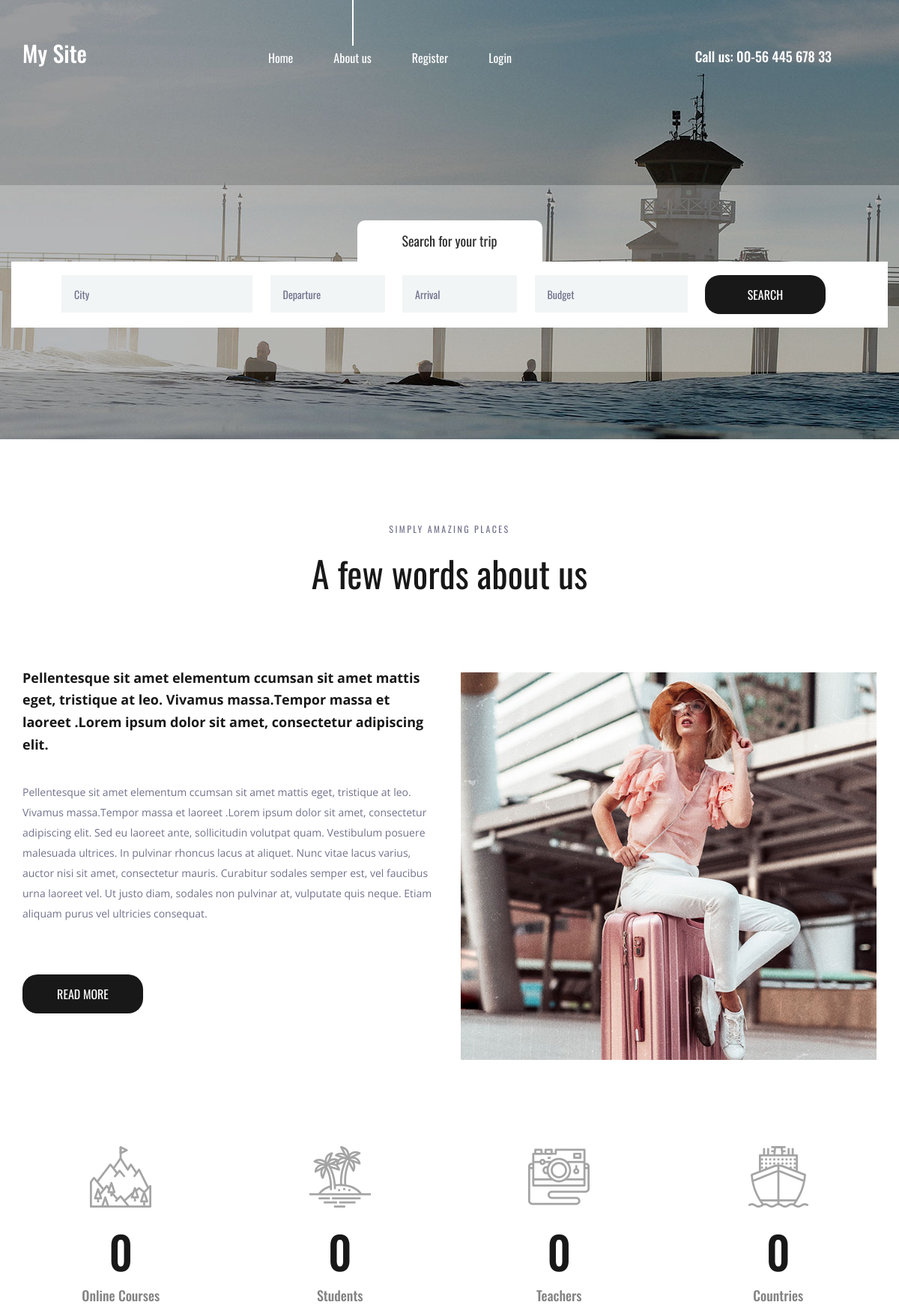
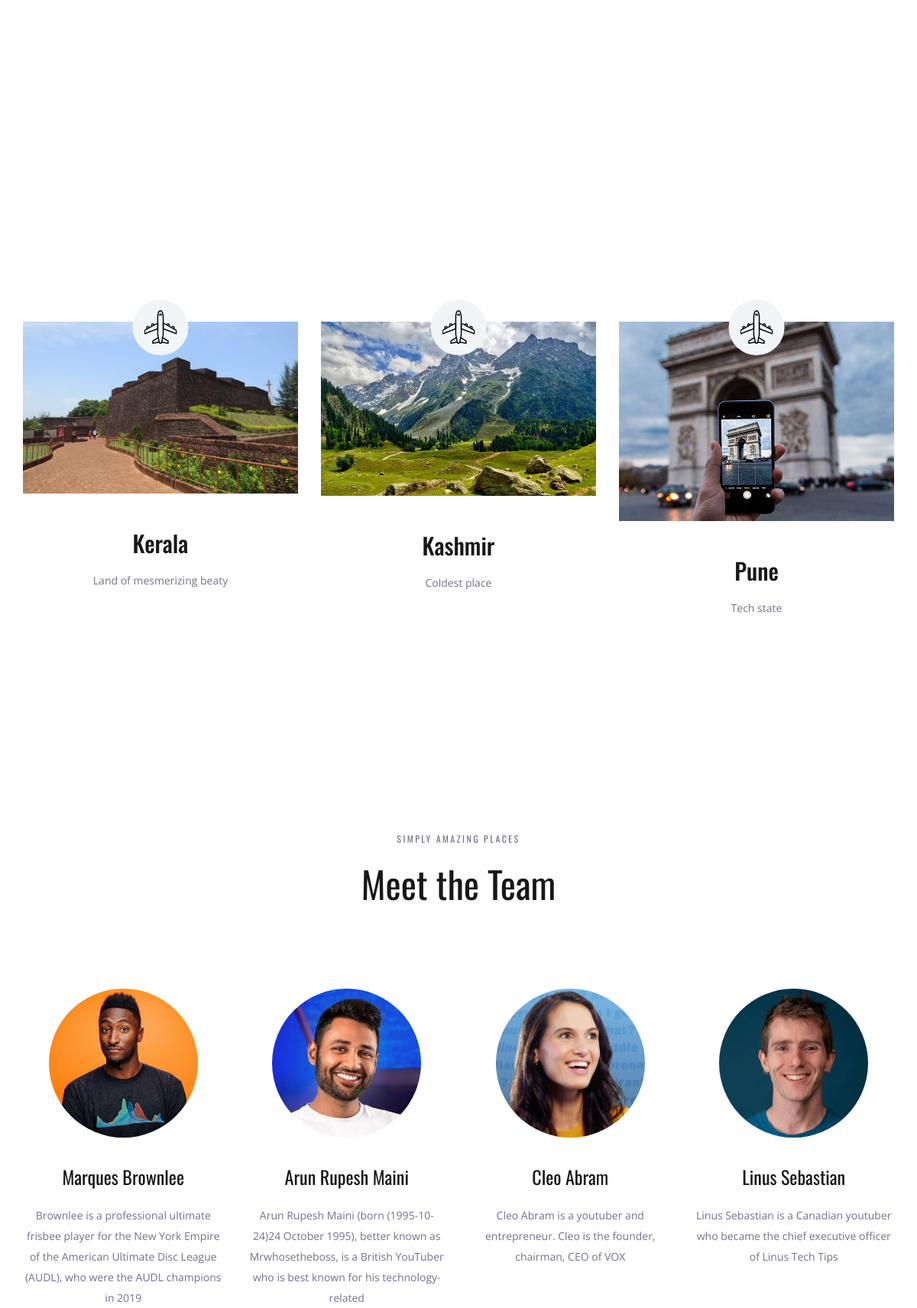
The page / (upper part) on the database its author committed (2 pictures, top to bottom).
### app/models.py (models this page shows)
class place(models.Model):
    name=models.CharField(max_length=250)
    image=models.ImageField(upload_to='pics')
    des=models.TextField()

class team(models.Model):
    name=models.CharField(max_length=250)
    image=models.ImageField(upload_to='pics')
    des=models.TextField()

### app/views.py (the view)
# urls.py: path('',views.demo,name='demo'),]
def demo(request):
    obj=place.objects.all()
    obj2=team.objects.all()
    return render(request, "index.html",{'result':obj,'result2':obj2})

### templates/index.html (shortened to what this page needs)
{% load static %}
<!DOCTYPE html>
<html lang="en">
<head>
<link rel="stylesheet" type="text/css" href="{% static 'styles/bootstrap4/bootstrap.min.css' %}">
<link href="{% static 'plugins/font-awesome-4.7.0/css/font-awesome.min.css' %}" rel="stylesheet" type="text/css">
<link rel="stylesheet" type="text/css" href="{% static 'plugins/OwlCarousel2-2.2.1/owl.carousel.css' %}">
<link rel="stylesheet" type="text/css" href="{% static 'plugins/OwlCarousel2-2.2.1/owl.theme.default.css' %}">
<link rel="stylesheet" type="text/css" href="{% static 'plugins/OwlCarousel2-2.2.1/animate.css' %}">
<link rel="stylesheet" type="text/css" href="{% static 'styles/about.css' %}">
<link rel="stylesheet" type="text/css" href="{% static 'styles/about_responsive.css' %}">
</head>
<body>
<div class="super_container">
	<header class="header">
		<div class="container">
			<div class="row">
				<div class="col">
					<div class="header_content d-flex flex-row align-items-center justify-content-start">
						<div class="header_content_inner d-flex flex-row align-items-end justify-content-start">
							<div class="logo"><a href="index.html">My Site</a></div>
							<nav class="main_nav">
								<ul class="d-flex flex-row align-items-start justify-content-start">
									<li><a href="index.html">Home</a></li>
									<li class="active"><a href="about.html">About us</a></li>
									{% if user.is_authenticated %}
									<li> Hello {{user.username}}</li>
									<li><a href="credentials/logout">Logout</a></li>
									{% else %}
									<li><a href="credentials/register">Register</a></li>
									<li><a href="credentials/login">Login</a></li>
									{% endif %}
								</ul>
							</nav>
							<div class="header_phone ml-auto">Call us: 00-56 445 678 33</div>
						</div>
					</div>
				</div>
			</div>
		</div>
	</header>
	<div class="home">
		<div class="background_image" style="background-image:url({% static 'images/about.jpg' %})"></div>
	</div>
	<div class="home_search">
		<div class="container">
			<div class="row">
				<div class="col">
					<div class="home_search_container">
						<div class="home_search_title">Search for your trip</div>
						<div class="home_search_content">
							<form action="#" class="home_search_form" id="home_search_form">
								<div class="d-flex flex-lg-row flex-column align-items-start justify-content-lg-between justify-content-start">
									<input type="text" class="search_input search_input_1" placeholder="City" required="required">
									<input type="text" class="search_input search_input_2" placeholder="Departure" required="required">
									<input type="text" class="search_input search_input_3" placeholder="Arrival" required="required">
									<input type="text" class="search_input search_input_4" placeholder="Budget" required="required">
									<button class="home_search_button">search</button>
								</div>
							</form>
						</div>
					</div>
				</div>
			</div>
		</div>
	</div>
	<div class="about">
		<div class="container">
			<div class="row">
				<div class="col text-center">
					<div class="section_subtitle">simply amazing places</div>
					<div class="section_title"><h2>A few words about us</h2></div>
				</div>
			</div>
			<div class="row about_row">
				<div class="col-lg-6">
					<div class="about_content">
						<div class="text_highlight">Pellentesque sit amet elementum ccumsan sit amet mattis eget, tristique at leo. Vivamus massa.Tempor massa et laoreet .Lorem ipsum dolor sit amet, consectetur adipiscing elit.</div>
						<div class="about_text">
							<p>Pellentesque sit amet elementum ccumsan sit amet mattis eget, tristique at leo. Vivamus massa.Tempor massa et laoreet .Lorem ipsum dolor sit amet, consectetur adipiscing elit. Sed eu laoreet ante, sollicitudin volutpat quam. Vestibulum posuere malesuada ultrices. In pulvinar rhoncus lacus at aliquet. Nunc vitae lacus varius, auctor nisi sit amet, consectetur mauris. Curabitur sodales semper est, vel faucibus urna laoreet vel. Ut justo diam, sodales non pulvinar at, vulputate quis neque. Etiam aliquam purus vel ultricies consequat.</p>
						</div>
						<div class="button about_button"><a href="#">read more</a></div>
					</div>
				</div>
				<div class="col-lg-6">
					<div class="about_image"><img src="{% static 'images/about_1.jpg' %}" alt=""></div>
				</div>
			</div>
		</div>
	</div>
	<div class="milestones">
		<div class="container">
			<div class="row">
				<div class="col-lg-3 milestone_col">
					<div class="milestone text-center">
						<div class="milestone_icon"><img src="{% static 'images/mountain.svg' %}" alt=""></div>
						<div class="milestone_counter" data-end-value="17">0</div>
						<div class="milestone_text">Online Courses</div>
					</div>
				</div>
				<div class="col-lg-3 milestone_col">
					<div class="milestone text-center">
						<div class="milestone_icon"><img src="images/island.svg" alt=""></div>
						<div class="milestone_counter" data-end-value="213">0</div>
						<div class="milestone_text">Students</div>
					</div>
				</div>
				<div class="col-lg-3 milestone_col">
					<div class="milestone text-center">
						<div class="milestone_icon"><img src="images/camera.svg" alt=""></div>
						<div class="milestone_counter" data-end-value="11923">0</div>
						<div class="milestone_text">Teachers</div>
					</div>
				</div>
				<div class="col-lg-3 milestone_col">
					<div class="milestone text-center">
						<div class="milestone_icon"><img src="images/boat.svg" alt=""></div>
						<div class="milestone_counter" data-end-value="15">0</div>
						<div class="milestone_text">Countries</div>
					</div>
				</div>
			</div>
		</div>
	</div>
	<div class="why">
		<div class="parallax_background parallax-window" data-parallax="scroll" data-image-src="{% static 'images/why.jpg' %} " data-speed="0.8"></div>
		<div class="container">
			<div class="row">
				<div class="col text-center">
					<div class="section_subtitle">simply amazing places</div>
					<div class="section_title"><h2>Why choose us?</h2></div>
				</div>
			</div>
			<div class="row why_row">
				{% for i in result %}
				<div class="col-lg-4 why_col">
					<div class="why_item">
						<div class="why_image">
							<img src="{{i.image.url}}" alt="">
							<div class="why_icon d-flex flex-column align-items-center justify-content-center">
								<img src="{% static 'images/why_1.svg' %}" alt="">
							</div>
						</div>
						<div class="why_content text-center">
							<div class="why_title">{{i.name}}</div>
							<div class="why_text">
								<p>{{i.des}}</p>
							</div>
						</div>
					</div>
				</div>
				{% endfor %}
			</div>
		</div>
	</div>
	<div class="team">
		<div class="container">
			<div class="row">
				<div class="col text-center">
					<div class="section_subtitle">simply amazing places</div>
					<div class="section_title"><h2>Meet the Team</h2></div>
				</div>
			</div>
			<div class="row team_row">
				{% for j in result2 %}
				<div class="col-xl-3 col-md-6 team_col">
					<div class="team_item d-flex flex-column align-items-center justify-content-start text-center">
						<div class="team_image"><img src="{{j.image.url}}" alt=""></div>
						<div class="team_content">
							<div class="team_title"><a href="#">{{j.name}}</a></div>
							<div class="team_text">
								<p>{{j.des}}</p>
							</div>
						</div>
					</div>
				</div>
				{% endfor %}
			</div>
		</div>
	</div>
</div>
</body>
</html>

### rows shown on the page
place: image (picture), name "Kerala", des "Land of mesmerizing beaty"
place: image (picture), name "Kashmir", des "Coldest place"
place: image (picture), name "Pune", des "Tech state"
team: image (picture), name "Marques Brownlee", des "Brownlee is a professional ultimate frisbee player for the New York Empire of the American Ultimate Disc League (AUDL), who were the AUDL champions in 2019"
team: image (picture), name "Arun Rupesh Maini", des "Arun Rupesh Maini (born (1995-10-24)24 October 1995), better known as Mrwhosetheboss, is a British YouTuber who is best known for his technology-related"
team: image (picture), name "Cleo Abram", des "Cleo Abram is a youtuber and entrepreneur. Cleo is the founder, chairman, CEO of VOX"
team: image (picture), name "Linus Sebastian", des "Linus Sebastian is a Canadian youtuber who became the chief executive officer of Linus Tech Tips"
